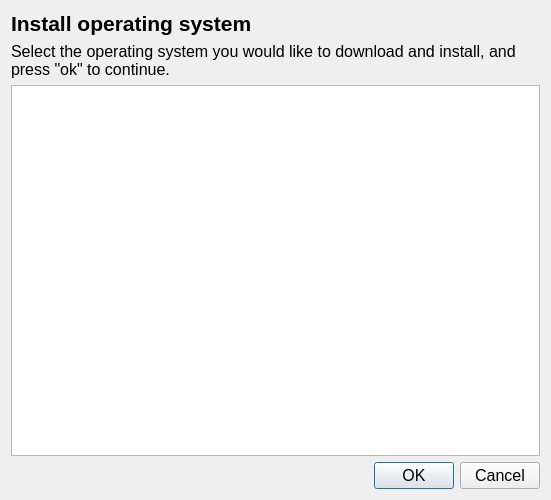
<?xml version="1.0" encoding="UTF-8"?>
<ui version="4.0">
 <class>AddDialog</class>
 <widget class="QDialog" name="AddDialog">
  <property name="geometry">
   <rect>
    <x>0</x>
    <y>0</y>
    <width>551</width>
    <height>500</height>
   </rect>
  </property>
  <property name="windowTitle">
   <string>Add OS</string>
  </property>
  <layout class="QGridLayout" name="gridLayout">
   <item row="1" column="0">
    <widget class="QLabel" name="label_2">
     <property name="font">
      <font>
       <pointsize>12</pointsize>
      </font>
     </property>
     <property name="text">
      <string>Select the operating system you would like to download and install, and press &quot;ok&quot; to continue.</string>
     </property>
     <property name="wordWrap">
      <bool>true</bool>
     </property>
    </widget>
   </item>
   <item row="3" column="0">
    <widget class="QDialogButtonBox" name="buttonBox">
     <property name="font">
      <font>
       <pointsize>12</pointsize>
      </font>
     </property>
     <property name="standardButtons">
      <set>QDialogButtonBox::Cancel|QDialogButtonBox::Ok</set>
     </property>
    </widget>
   </item>
   <item row="0" column="0">
    <widget class="QLabel" name="label">
     <property name="font">
      <font>
       <pointsize>16</pointsize>
       <weight>75</weight>
       <bold>true</bold>
      </font>
     </property>
     <property name="text">
      <string>Install operating system</string>
     </property>
    </widget>
   </item>
   <item row="2" column="0">
    <widget class="QListWidget" name="osList">
     <property name="font">
      <font>
       <pointsize>16</pointsize>
      </font>
     </property>
     <property name="iconSize">
      <size>
       <width>128</width>
       <height>128</height>
      </size>
     </property>
     <property name="spacing">
      <number>2</number>
     </property>
    </widget>
   </item>
  </layout>
  <action name="actionProxy_Settings">
   <property name="icon">
    <iconset resource="icons.qrc">
     <normaloff>:/icons/server.png</normaloff>:/icons/server.png</iconset>
   </property>
   <property name="text">
    <string>Proxy Settings</string>
   </property>
  </action>
 </widget>
 <resources>
  <include location="icons.qrc"/>
 </resources>
 <connections>
  <connection>
   <sender>buttonBox</sender>
   <signal>accepted()</signal>
   <receiver>AddDialog</receiver>
   <slot>accept()</slot>
   <hints>
    <hint type="sourcelabel">
     <x>199</x>
     <y>281</y>
    </hint>
    <hint type="destinationlabel">
     <x>199</x>
     <y>149</y>
    </hint>
   </hints>
  </connection>
  <connection>
   <sender>buttonBox</sender>
   <signal>rejected()</signal>
   <receiver>AddDialog</receiver>
   <slot>reject()</slot>
   <hints>
    <hint type="sourcelabel">
     <x>199</x>
     <y>281</y>
    </hint>
    <hint type="destinationlabel">
     <x>199</x>
     <y>149</y>
    </hint>
   </hints>
  </connection>
 </connections>
</ui>
